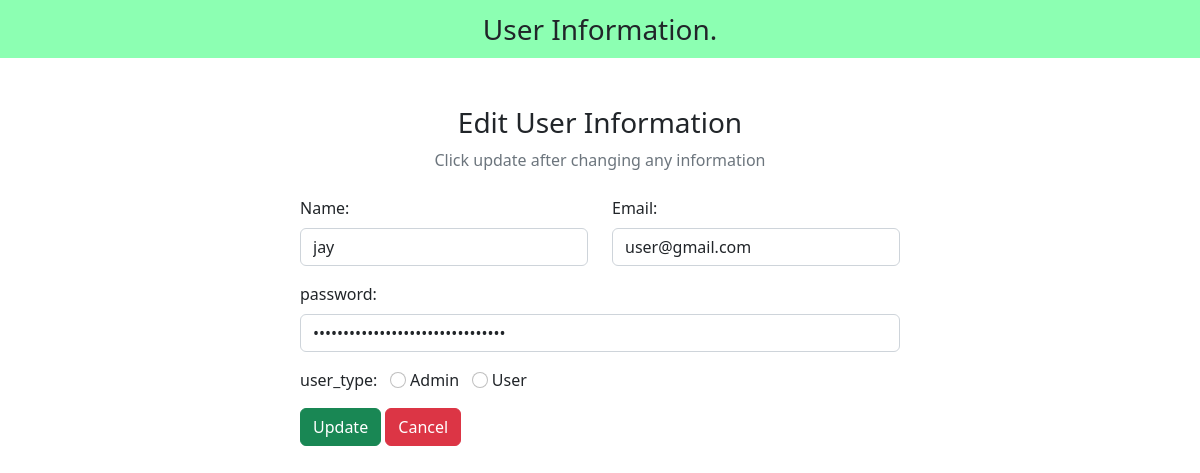
The app's page /edit.php?id=4 with its own data.
### tables this page shows
CREATE TABLE `user_form` (
  `id` int(255) NOT NULL,
  `name` varchar(255) NOT NULL,
  `email` varchar(255) NOT NULL,
  `password` varchar(255) NOT NULL,
  `user_type` varchar(255) NOT NULL
);

### edit.php (the view, shortened to what this page needs)
<?php
include "config.php";
$id = $_GET["id"];
?>
<!DOCTYPE html>
<html lang="en">
<head>
  <link href="https://cdn.jsdelivr.net/npm/bootstrap@5.2.3/dist/css/bootstrap.min.css" rel="stylesheet">
  <link rel="stylesheet" href="https://cdnjs.cloudflare.com/ajax/libs/font-awesome/6.4.0/css/all.min.css" />
</head>
<body>
  <nav class="navbar navbar-light justify-content-center fs-3 mb-5" style="background-color: #00ff5573;">
  User Information.
  </nav>
  <div class="container">
    <div class="text-center mb-4">
      <h3>Edit User Information</h3>
      <p class="text-muted">Click update after changing any information</p>
    </div>
    <?php
    $sql = "SELECT * FROM `user_form` WHERE id = $id LIMIT 1";
    $result = mysqli_query($conn, $sql);
    $row = mysqli_fetch_assoc($result);
    ?>
    <div class="container d-flex justify-content-center">
      <form action="" method="post" style="width:50vw; min-width:300px;">
        <div class="row mb-3">
          <div class="col">
            <label class="form-label">Name:</label>
            <input type="text" class="form-control" name="name" value="<?php echo $row['name'] ?>">
          </div>
          <div class="col">
            <label class="form-label">Email:</label>
            <input type="text" class="form-control" name="email" value="<?php echo $row['email'] ?>">
          </div>
        </div>
        <div class="mb-3">
          <label class="form-label">password:</label>
          <input type="password" class="form-control" name="password" value="<?php echo $row['password'] ?>">
        </div>
        <div class="form-group mb-3">
          <label>user_type:</label>
          <input type="radio" class="form-check-input" name="user_type" id="admin_name" value="admin_name" <?php echo ($row["user_type"] == 'admin_name') ? "checked" : ""; ?>>
          <label for="admin_name" class="form-input-label">Admin</label>
          <input type="radio" class="form-check-input" name="user_type" id="user_name" value="user_name" <?php echo ($row["user_type"] == 'user_name') ? "checked" : ""; ?>>
          <label for="user_name" class="form-input-label">User</label>
        </div>
        <div>
          <button type="submit" class="btn btn-success" name="submit">Update</button>
          <a href="UserInfo.php" class="btn btn-danger">Cancel</a>
        </div>
      </form>
    </div>
  </div>
</body>
</html>

### records on screen
user_form: name "jay", email "user@gmail.com", user_type "☐ Admin", user_type "☐ User"
